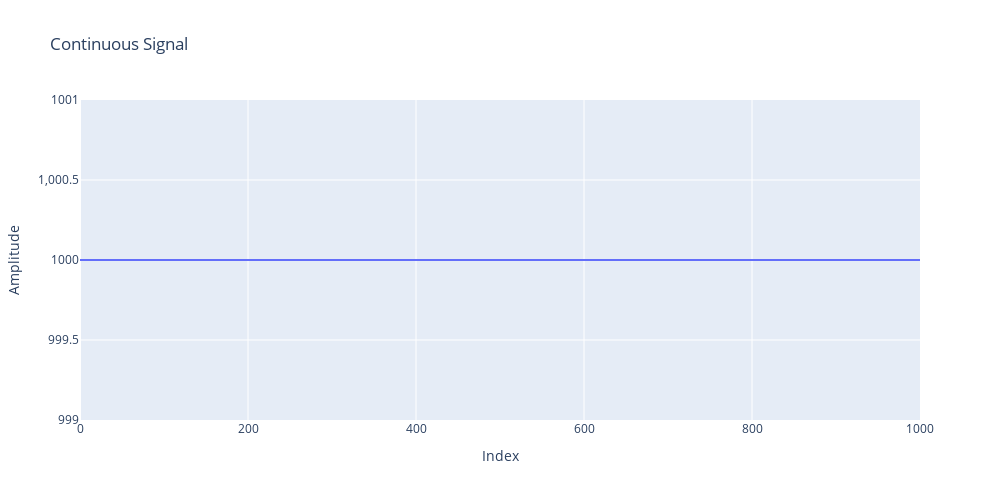

Here is the notebook cell this chart was saved with:
### Code cell
subtractSignals(
    "signals/task2/input signals/Signal2.txt", "signals/task2/input signals/Signal1.txt"
)[1]

### Figure 1 — Plotly figure (JSON) as saved in the notebook; plotly's stock layout.template omitted (floating-point values rounded to 4 significant figures; data arrays with more than 128 entries replaced by an {"elided": "..."} marker saying what was removed)
{"data": [{"mode": "lines", "name": "Continuous Signal", "type": "scatter", "x": {"elided": "1001 int values"}, "y": {"elided": "1001 int values"}}], "layout": {"height": 500, "title": {"text": "Continuous Signal"}, "width": 1000, "xaxis": {"title": {"text": "Index"}}, "yaxis": {"title": {"text": "Amplitude"}}}}
